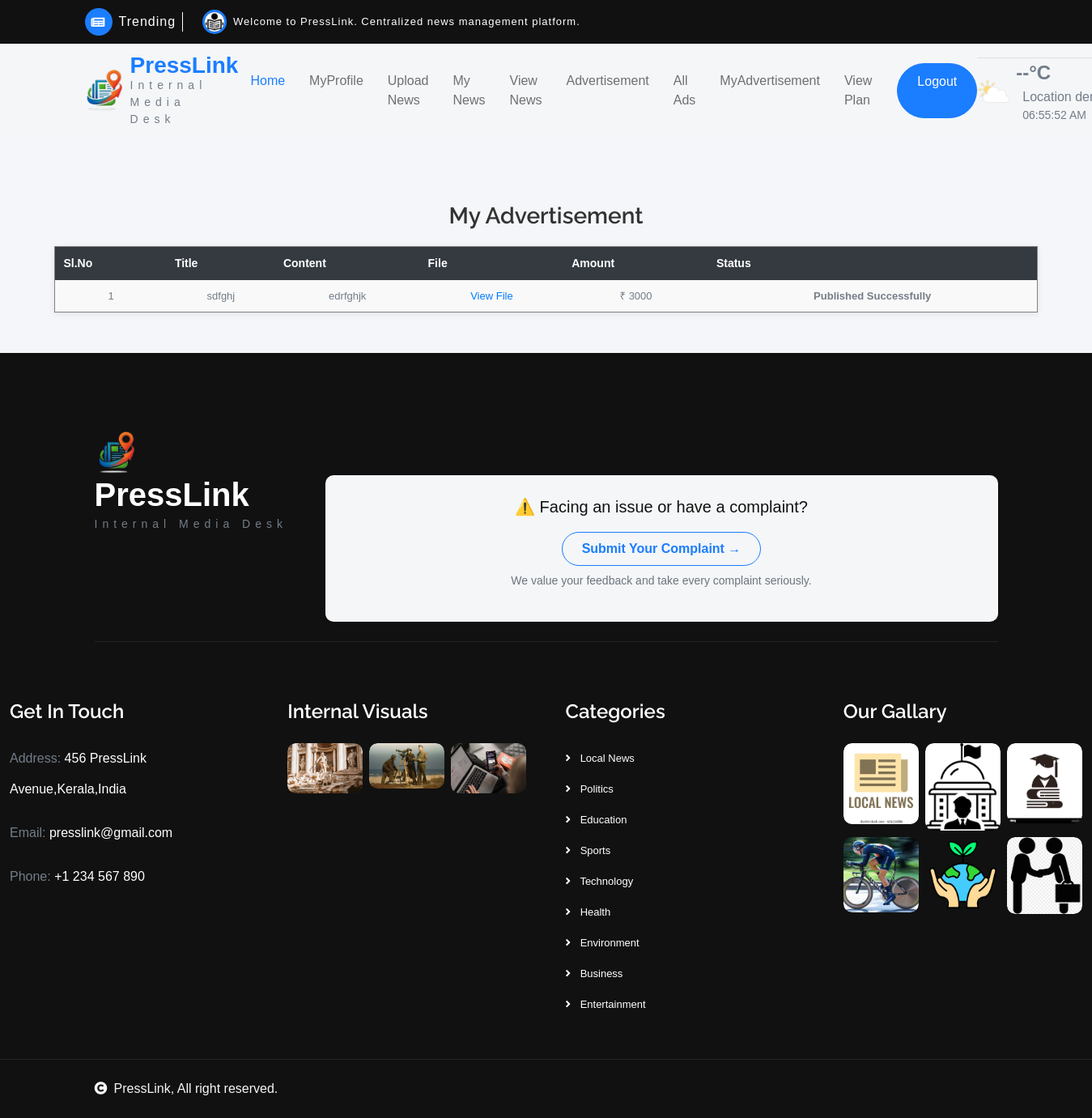
/User/MyAdvertisement/ (signed in), run on the app's committed database.
### User/models.py (models this page shows)
class tbl_advertisement(models.Model):
    advertisement_date=models.DateField(auto_now_add=True)
    advertisement_status=models.IntegerField(default=0)
    advertisement_file=models.FileField(upload_to="Assets/news/")
    advertisement_title=models.CharField(max_length=50)
    advertisement_content=models.CharField(max_length=50)
    user_id=models.ForeignKey(tbl_user,on_delete=models.CASCADE)
    verifier_id=models.ForeignKey(tbl_verifier,on_delete=models.CASCADE,null=True)
    editor_id=models.ForeignKey(tbl_editor,on_delete=models.CASCADE,null=True)
    advertisement_amount = models.IntegerField(null=True, blank=True)

### User/views.py (the view)
# urls.py: path("MyAdvertisement/", views.MyAdvertisement, name="MyAdvertisement"),
def MyAdvertisement(request):
    if "uid" in request.session:
        AdvData = tbl_advertisement.objects.filter(user_id=request.session['uid'])
        return render(request, 'User/MyAdvertisement.html', {'AdvData': AdvData})
    else:
        return redirect("Guest:Login")

### User/Templates/User/MyAdvertisement.html (shortened to what this page needs)
{% extends 'User/Header.html' %}
{% block content %}
<h3 align="center">My Advertisement</h3>
<table border="1" align="center">
    <tr>
        <th>Sl.No</th>
        <th>Title</th>
        <th>Content</th>
        <th>File</th>
        <th>Amount</th>
        <th>Status</th>
    </tr>
    {% for i in AdvData %}
    <tr>
        <td>{{ forloop.counter }}</td>
        <td>{{ i.advertisement_title }}</td>
        <td>{{ i.advertisement_content }}</td>
        <td>
            {% if i.advertisement_file %}
            <a href="{{ i.advertisement_file.url }}" target="_blank">
                View File
            </a>
            {% else %}
            No File
            {% endif %}
        </td>
        <td>
            {% if i.advertisement_amount %}
            ₹ {{ i.advertisement_amount }}
            {% else %}
            Not Set
            {% endif %}
        </td>
        <td>
            {% if i.advertisement_status == 0 %}
            Waiting for Approval
            {% elif i.advertisement_status == 1 %}
            Rejected
            {% elif i.advertisement_status == 2 %}
            Approved - Waiting for Amount
            {% elif i.advertisement_status == 3 %}
            Amount Added -
            <a href="{% url 'User:Payment' i.id %}">
                Pay Now
            </a>
            {% elif i.advertisement_status == 4 %}
            Payment Completed - Waiting for Editor
            {% elif i.advertisement_status == 5 %}
            Edited - Waiting for Publish
            {% elif i.advertisement_status == 6 %}
            Published Successfully
            {% endif %}
        </td>
    </tr>
    {% empty %}
    <tr>
        <td colspan="6" align="center">No Advertisements Found</td>
    </tr>
    {% endfor %}
</table>
{% endblock %}

### User/Templates/User/MyAdvertisement.html (style rules this page uses)
body { font-family: Arial, sans-serif; background: #f4f6f9; }
h3 { margin-top: 30px; color: #333; }
table { margin-top: 20px; background: #fff; border-collapse: collapse; width: 90%; box-shadow: 0 2px 8px rgba(0,0,0,0.08); }
th { background: #343a40; color: #fff; padding: 10px; font-size: 14px; }
td { padding: 10px; font-size: 13px; text-align: center; }
tr:nth-child(even) { background: #f9f9f9; }
a { text-decoration: none; color: #007bff; font-size: 13px; }
td:last-child { font-weight: 600; }

### data on the page
tbl_advertisement: advertisement_title "sdfghj", advertisement_content "edrfghjk", advertisement_amount "3000", advertisement_status "Published Successfully"
